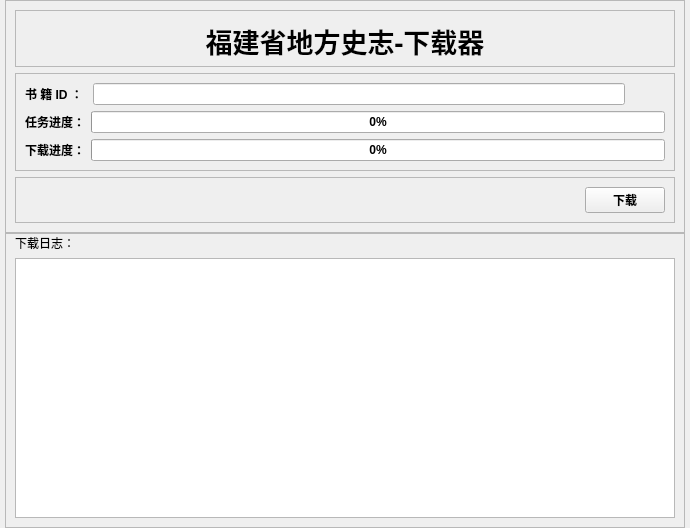
<?xml version="1.0" encoding="UTF-8"?>
<ui version="4.0">
 <class>Form</class>
 <widget class="QWidget" name="Form">
  <property name="geometry">
   <rect>
    <x>0</x>
    <y>0</y>
    <width>690</width>
    <height>528</height>
   </rect>
  </property>
  <property name="windowTitle">
   <string>pdf下载器</string>
  </property>
  <property name="windowIcon">
   <iconset>
    <normaloff>C:/Users/kyyg/.designer/ico/dpdf.ico</normaloff>C:/Users/kyyg/.designer/ico/dpdf.ico</iconset>
  </property>
  <layout class="QVBoxLayout" name="verticalLayout">
   <property name="spacing">
    <number>0</number>
   </property>
   <property name="leftMargin">
    <number>5</number>
   </property>
   <property name="topMargin">
    <number>0</number>
   </property>
   <property name="rightMargin">
    <number>5</number>
   </property>
   <property name="bottomMargin">
    <number>0</number>
   </property>
   <item>
    <widget class="QFrame" name="frame">
     <property name="font">
      <font>
       <bold>true</bold>
      </font>
     </property>
     <property name="frameShape">
      <enum>QFrame::Shape::StyledPanel</enum>
     </property>
     <property name="frameShadow">
      <enum>QFrame::Shadow::Raised</enum>
     </property>
     <layout class="QVBoxLayout" name="verticalLayout_2">
      <item>
       <widget class="QFrame" name="frame_title">
        <property name="frameShape">
         <enum>QFrame::Shape::StyledPanel</enum>
        </property>
        <property name="frameShadow">
         <enum>QFrame::Shadow::Raised</enum>
        </property>
        <layout class="QVBoxLayout" name="verticalLayout_3">
         <property name="spacing">
          <number>0</number>
         </property>
         <property name="leftMargin">
          <number>0</number>
         </property>
         <property name="topMargin">
          <number>10</number>
         </property>
         <property name="rightMargin">
          <number>0</number>
         </property>
         <property name="bottomMargin">
          <number>5</number>
         </property>
         <item>
          <widget class="QLabel" name="label_5">
           <property name="font">
            <font>
             <family>黑体</family>
             <pointsize>20</pointsize>
             <bold>true</bold>
            </font>
           </property>
           <property name="text">
            <string>福建省地方史志-下载器</string>
           </property>
           <property name="alignment">
            <set>Qt::AlignmentFlag::AlignCenter</set>
           </property>
           <property name="margin">
            <number>0</number>
           </property>
          </widget>
         </item>
        </layout>
       </widget>
      </item>
      <item>
       <widget class="QFrame" name="frame_input">
        <property name="frameShape">
         <enum>QFrame::Shape::StyledPanel</enum>
        </property>
        <property name="frameShadow">
         <enum>QFrame::Shadow::Raised</enum>
        </property>
        <layout class="QVBoxLayout" name="verticalLayout_4">
         <property name="spacing">
          <number>6</number>
         </property>
         <item>
          <layout class="QGridLayout" name="gridLayout">
           <item row="0" column="0">
            <widget class="QLabel" name="label">
             <property name="text">
              <string>书 籍 ID ： </string>
             </property>
            </widget>
           </item>
           <item row="0" column="1">
            <widget class="QLineEdit" name="lineEdit"/>
           </item>
           <item row="0" column="2">
            <spacer name="horizontalSpacer">
             <property name="orientation">
              <enum>Qt::Orientation::Horizontal</enum>
             </property>
             <property name="sizeType">
              <enum>QSizePolicy::Policy::Minimum</enum>
             </property>
             <property name="sizeHint" stdset="0">
              <size>
               <width>40</width>
               <height>20</height>
              </size>
             </property>
            </spacer>
           </item>
          </layout>
         </item>
         <item>
          <layout class="QGridLayout" name="gridLayout_2">
           <item row="0" column="0">
            <widget class="QLabel" name="label_3">
             <property name="layoutDirection">
              <enum>Qt::LayoutDirection::LeftToRight</enum>
             </property>
             <property name="text">
              <string>任务进度：</string>
             </property>
             <property name="margin">
              <number>2</number>
             </property>
            </widget>
           </item>
           <item row="0" column="1">
            <widget class="QProgressBar" name="progressBar">
             <property name="layoutDirection">
              <enum>Qt::LayoutDirection::LeftToRight</enum>
             </property>
             <property name="value">
              <number>0</number>
             </property>
            </widget>
           </item>
          </layout>
         </item>
         <item>
          <layout class="QGridLayout" name="gridLayout_3">
           <item row="0" column="0">
            <widget class="QLabel" name="label_2">
             <property name="text">
              <string>下载进度：</string>
             </property>
             <property name="margin">
              <number>2</number>
             </property>
            </widget>
           </item>
           <item row="0" column="1">
            <widget class="QProgressBar" name="progressBar_2">
             <property name="layoutDirection">
              <enum>Qt::LayoutDirection::LeftToRight</enum>
             </property>
             <property name="value">
              <number>0</number>
             </property>
            </widget>
           </item>
          </layout>
         </item>
        </layout>
       </widget>
      </item>
      <item alignment="Qt::AlignmentFlag::AlignTop">
       <widget class="QFrame" name="frame_btn">
        <property name="frameShape">
         <enum>QFrame::Shape::StyledPanel</enum>
        </property>
        <property name="frameShadow">
         <enum>QFrame::Shadow::Raised</enum>
        </property>
        <layout class="QHBoxLayout" name="horizontalLayout">
         <item alignment="Qt::AlignmentFlag::AlignRight">
          <widget class="QPushButton" name="pushButton">
           <property name="cursor">
            <cursorShape>PointingHandCursor</cursorShape>
           </property>
           <property name="text">
            <string>下载</string>
           </property>
          </widget>
         </item>
        </layout>
       </widget>
      </item>
     </layout>
    </widget>
   </item>
   <item>
    <widget class="QFrame" name="frame_3">
     <property name="sizePolicy">
      <sizepolicy hsizetype="Preferred" vsizetype="Expanding">
       <horstretch>0</horstretch>
       <verstretch>0</verstretch>
      </sizepolicy>
     </property>
     <property name="frameShape">
      <enum>QFrame::Shape::StyledPanel</enum>
     </property>
     <property name="frameShadow">
      <enum>QFrame::Shadow::Raised</enum>
     </property>
     <layout class="QVBoxLayout" name="verticalLayout_5" stretch="0">
      <property name="spacing">
       <number>6</number>
      </property>
      <property name="topMargin">
       <number>0</number>
      </property>
      <item>
       <layout class="QGridLayout" name="gridLayout_4">
        <item row="0" column="0" alignment="Qt::AlignmentFlag::AlignTop">
         <widget class="QLabel" name="label_4">
          <property name="text">
           <string>下载日志：</string>
          </property>
         </widget>
        </item>
        <item row="1" column="0">
         <widget class="QPlainTextEdit" name="plainTextEdit"/>
        </item>
       </layout>
      </item>
     </layout>
    </widget>
   </item>
  </layout>
 </widget>
 <resources/>
 <connections/>
</ui>
